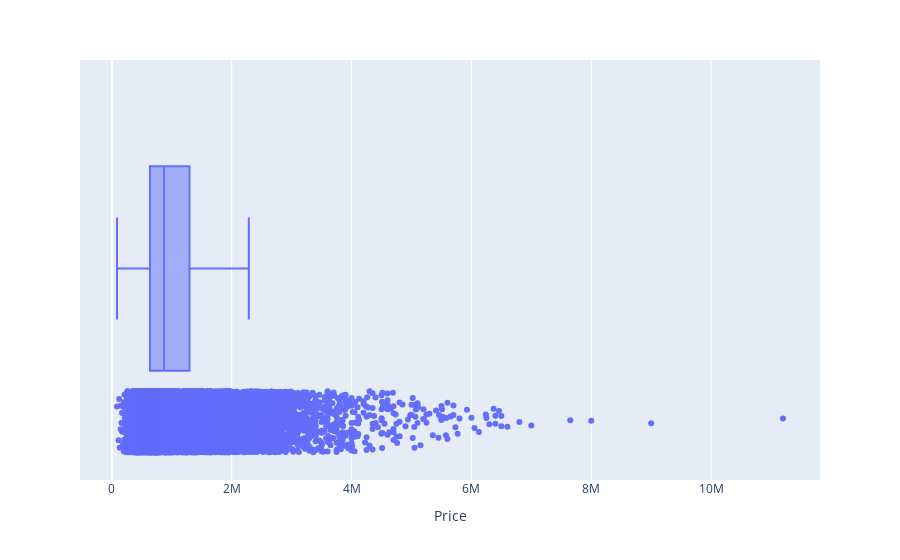

Source (notebook cell):
### Code cell
import plotly.express as px

fig = px.box(df, x="Price", points="all")
fig.show()

### Figure 1 — Plotly figure (JSON) as saved in the notebook; plotly's stock layout.template omitted (floating-point values rounded to 4 significant figures; data arrays with more than 128 entries replaced by an {"elided": "..."} marker saying what was removed)
{"data": [{"alignmentgroup": "True", "boxpoints": "all", "hovertemplate": "Price=%{x}<extra></extra>", "legendgroup": "", "marker": {"color": "#636efa"}, "name": "", "notched": false, "offsetgroup": "", "orientation": "h", "showlegend": false, "type": "box", "x": {"elided": "34814 float values"}, "x0": " ", "xaxis": "x", "y0": " ", "yaxis": "y"}], "layout": {"boxmode": "group", "legend": {"tracegroupgap": 0}, "margin": {"t": 60}, "xaxis": {"anchor": "y", "domain": [0, 1], "title": {"text": "Price"}}, "yaxis": {"anchor": "x", "domain": [0, 1]}}}
